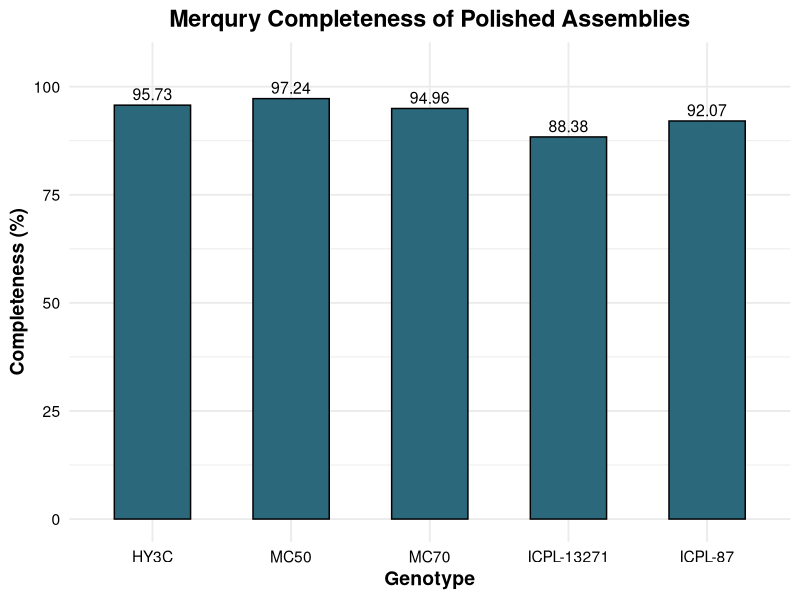

Source code (R):
library(ggplot2)

# Your data (order will be preserved exactly as written here)
df <- data.frame(
  Genotype = factor(c("HY3C", "MC50", "MC70", "ICPL-13271", "ICPL-87"),
                    levels = c("HY3C", "MC50", "MC70", "ICPL-13271", "ICPL-87")),
  Completeness = c(95.73, 97.24, 94.96, 88.38, 92.07)
)

ggplot(df, aes(x = Genotype, y = Completeness)) +
  geom_bar(stat = "identity", fill = "#2B687C", color = "black", width = 0.55) +  # better blue + narrow width
  geom_text(aes(label = Completeness),
            vjust = -0.4, size = 4) +
  labs(
    title = "Merqury Completeness of Polished Assemblies",
    x = "Genotype",
    y = "Completeness (%)"
  ) +
  theme_minimal(base_size = 14) +
  theme(
    plot.title = element_text(face = "bold", hjust = 0.5),
    axis.text = element_text(color = "black"),
    axis.title = element_text(face = "bold")
  ) +
  ylim(0, 105)
